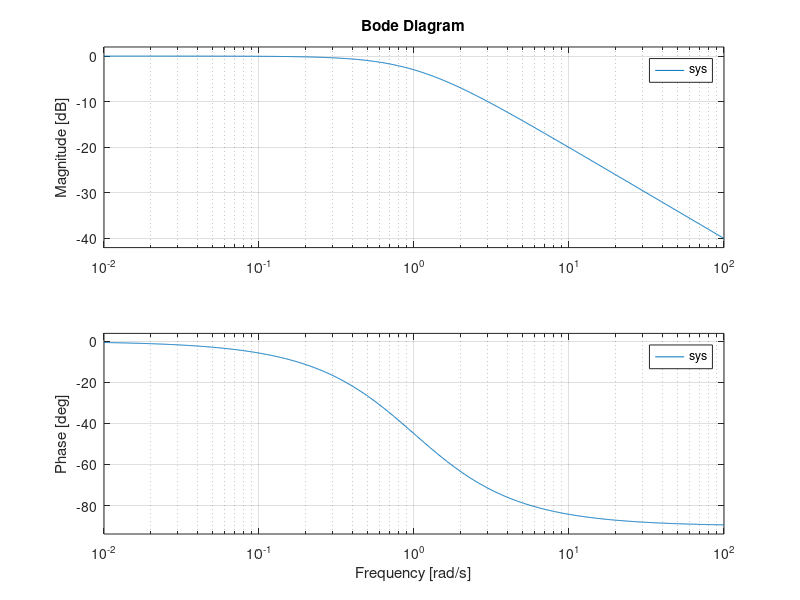

MATLAB code to generate this figure:
clear;
home;

x = [1 0 0 0];
X = fft(x);
y = ifft(X);
z = filter([1], [1], [1 2 3 4]);
c = conv([1 2], [3 4]);
[b, a] = butter(1, 0.5);
h = fir1(8, 0.2);
sys = tf([1], [1 1]);
[t, step_y] = step(sys);
p = pole(sys);
bode(sys);
